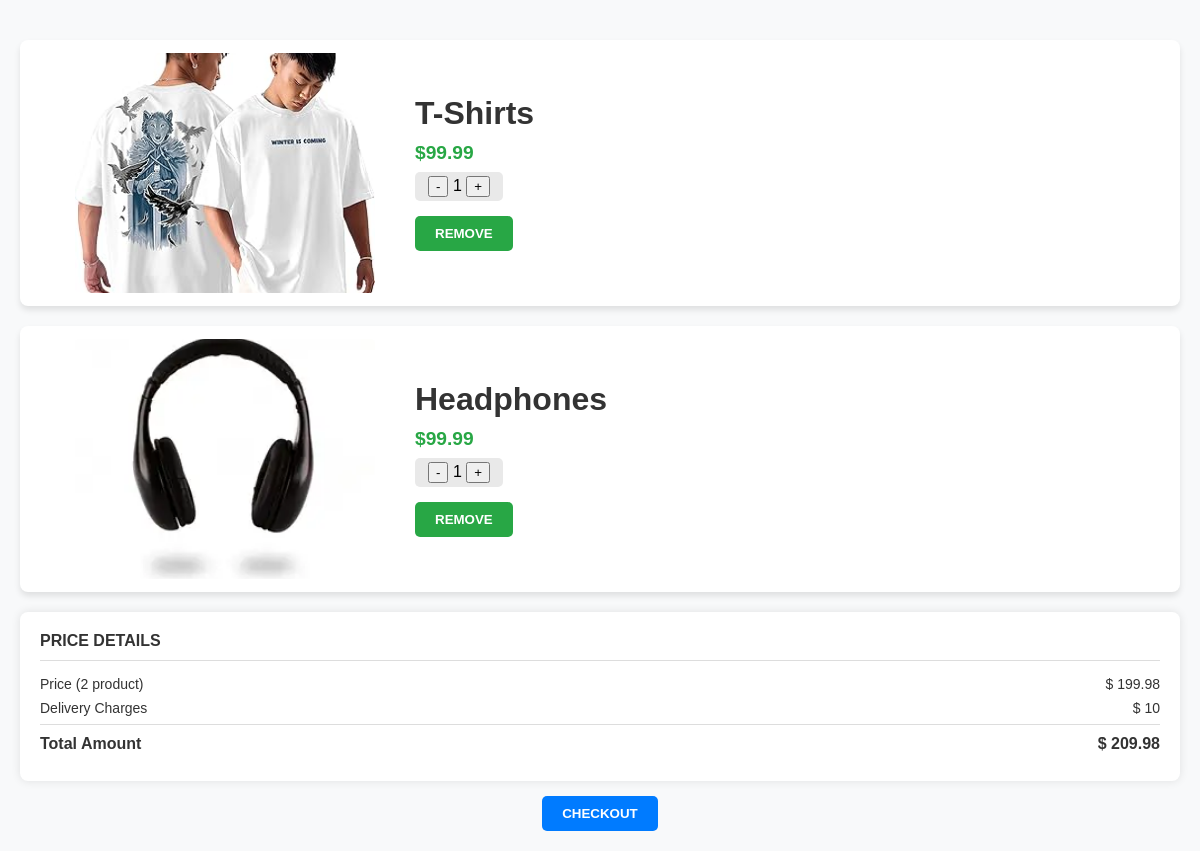
Screenshot of /cart (signed in) with the database file from the repository.
### User/models.py (models this page shows)
class Products(models.Model):
    image = models.ImageField(upload_to='images/')
    product = models.CharField(max_length=30)
    price = models.FloatField()
    desc = models.CharField(max_length=300)
    categori = models.CharField(max_length=100)

### User/views.py (the view)
# urls.py: path('cart', UserCart),
def UserCart(request):
    userId = request.session.get('userId')
    if not userId:
        return redirect("/login")
    cart_items = Cart.objects.filter(userId_id=userId)
    cartData = []
    subtotal = 0
    delivery_charge = 10
    for item in cart_items:
        products = Products.objects.get(id=item.productId_id)
        item_subtotal = item.quantity * products.price
        subtotal += item_subtotal
        cartData.append({
            "id": products.id,
            "product": products.product,
            "price": products.price,
            "image": products.image,
            "quantity": item.quantity,
            "subtotal": item_subtotal
        })
    total_price = subtotal + delivery_charge
    return render(request, "cart.html", {"data": cartData, "subtotal": subtotal,"total_price": total_price})

### templates/cart.html (shortened to what this page needs)
<!DOCTYPE html>
<html lang="en">
{% load static %}
<head>
    <link rel="stylesheet" href="{% static 'css/addcart.css' %}">
    <link rel="stylesheet" href="{% static 'css/all.min.css' %}">
</head>
<body>
    <div class="container">
        {% for item in data %}
        <div class="product-card">
            <div class="product-image">
                <img src="media/{{item.image}}" >
            </div>
            <div class="product-info">
                <h3 class="product-title">{{item.product}}</h3>
                <p class="product-price"><b>${{item.price}}</b></p>
                <div class="product-quantity">
                    <a href="/addcart?id={{item.id}}&type=decre" class="btn"><button>-</button></a></button>
                    <span>{{item.quantity}}</span>
                    <a href="/addcart?id={{item.id}}&type=incre" class="btn"><button>+</button></a>
                </div>
                <div class="button-group">
                    <a href="/remove?id={{item.id}}"><button class="buy-now">Remove</button></a>
                </div>
            </div>
        </div>
        {% endfor %}
        <div class="price-details">
            <h3>PRICE DETAILS</h3>
            <div class="row"><span>Price ({{ data|length }} product)</span><span>$ {{ subtotal|floatformat:2 }}</span></div>
            <div class="row"><span>Delivery Charges</span><span>$ 10</span></div>
            <div class="row total"><span>Total Amount</span><span>$ {{ total_price|floatformat:2 }}</span></div>
        </div>
        <div class="checkout-but">
            <a href="/checkout"><button class="add-to-cart">Checkout</button></a>
        </div>
    </div>
</body>
</html>

### Static/css/addcart.css (style rules this page uses)
body { font-family: Arial, sans-serif; margin: 0; padding: 0; background-color: #f8f9fa; }
.container { max-width: 1200px; margin: 0 auto; padding: 20px; }
.product-card { display: flex; align-items: center; background: #fff; padding: 13px 55px; margin: 20px 0; box-shadow: 0 4px 6px rgba(0, 0, 0, 0.1); border-radius: 8px; }
.product-image { width: 300px; height: 240px; margin-right: 40px; }
.product-image img { width: 100%; height: 100%; border-radius: 5px; object-fit: cover; background-attachment: fixed; }
.product-info { flex: 1; }
.product-title { font-size: 2rem; margin: 0 0 10px; color: #333; }
.product-price { font-size: 1.2rem; margin: 0 0 8px; color: #28a745; }
.button-group { display: flex; gap: 10px; }
.add-to-cart, .buy-now { padding: 10px 20px; border: none; border-radius: 5px; cursor: pointer; text-transform: uppercase; font-weight: bold; text-align: center; align-items: center; }
.add-to-cart { background: #007bff; color: #fff; }
.buy-now { background: #28a745; color: #fff; }
.product-quantity { width: 80px; padding: 4px; border-radius: 5px; text-align: center; margin: 0px 0px 15px; background-color: rgb(233, 233, 233); }
.product-quantity a { text-decoration: none; }
.price-details { background: #fff; padding: 20px; border-radius: 8px; box-shadow: 0px 0px 10px rgba(0, 0, 0, 0.1); margin-bottom: 15px; }
.price-details h3 { margin: 0 0 15px; font-size: 16px; color: #333; border-bottom: 1px solid #ddd; padding-bottom: 10px; }
.row { display: flex; justify-content: space-between; margin: 8px 0; font-size: 14px; color: #333; }
.total { font-weight: bold; font-size: 16px; border-top: 1px solid #ddd; padding-top: 10px; }
.checkout-but { text-align: center; }

### rows the page displays
Products: image (picture), product "T-Shirts", price "99.99"
Products: image (picture), product "Headphones", price "99.99"

### other values shown
{{ item.quantity }} "1" "1"
{{ data|length }} "2"
{{ subtotal|floatformat:2 }} "199.98"
{{ total_price|floatformat:2 }} "209.98"
